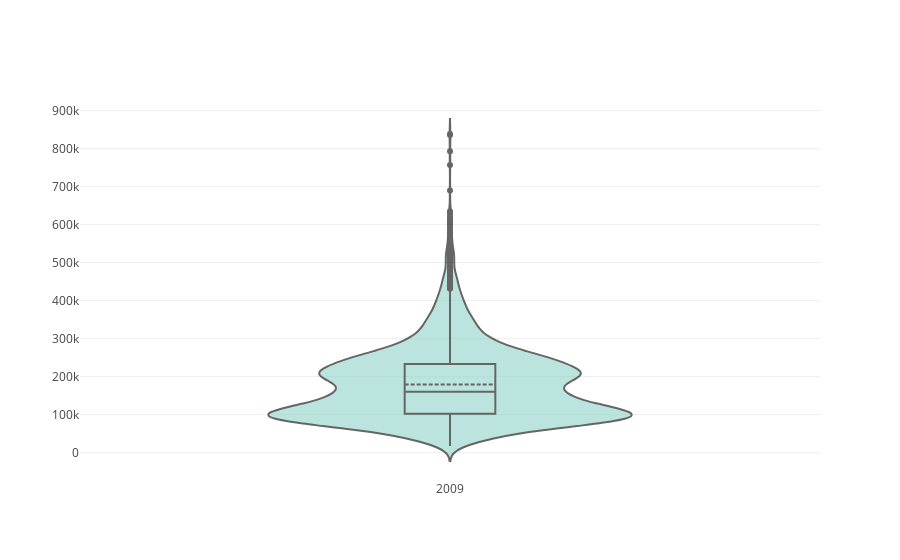

The code cell stored with this chart in its notebook:
### Code cell
fig = {
    "data": [{
        "type": 'violin',
        "y": houses.loc[(houses.CouncilDistrict == 17) & (houses.year == 2009), 'TOTALAPPR'],
        "box": {
            "visible": True
        },
        "line": {
            "color": 'black'
        },
        "meanline": {
            "visible": True
        },
        "fillcolor": '#8dd3c7',
        "opacity": 0.6,
        "x0": '2009'
    }],
    "layout" : {
        "title": "",
        "yaxis": {
            "zeroline": False,
        }
    }
}

iplot(fig)

### Figure 1 — Plotly figure (JSON) as saved in the notebook; plotly's stock layout.template omitted (floating-point values rounded to 4 significant figures; data arrays with more than 128 entries replaced by an {"elided": "..."} marker saying what was removed)
{"data": [{"box": {"visible": true}, "fillcolor": "#8dd3c7", "line": {"color": "black"}, "meanline": {"visible": true}, "opacity": 0.6, "type": "violin", "uid": "ea188a10-af31-11e9-b516-9de5570bb89d", "x0": "2009", "y": {"elided": "3826 int values"}}], "layout": {"title": "", "yaxis": {"zeroline": false}}}
